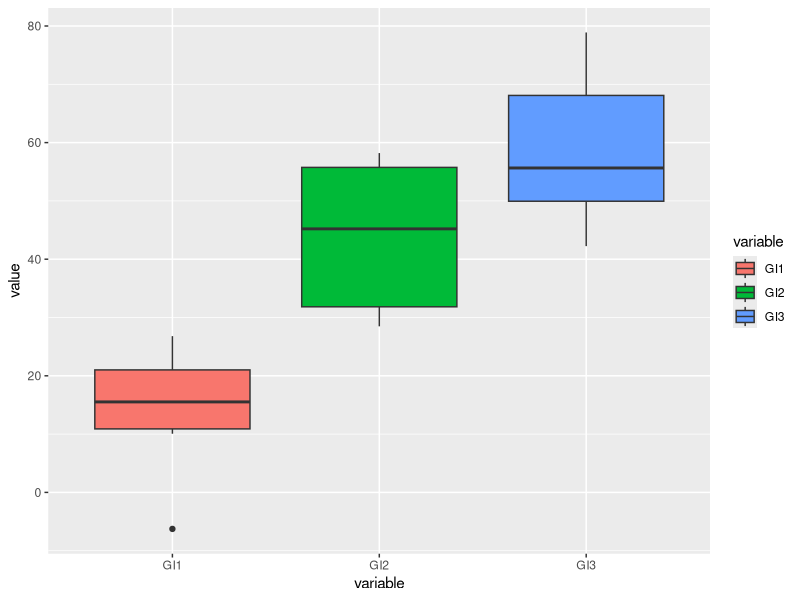
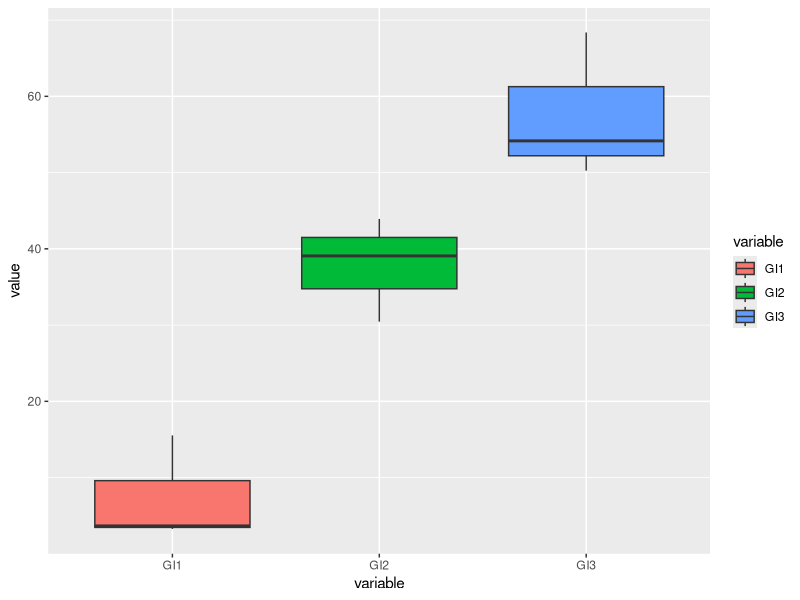
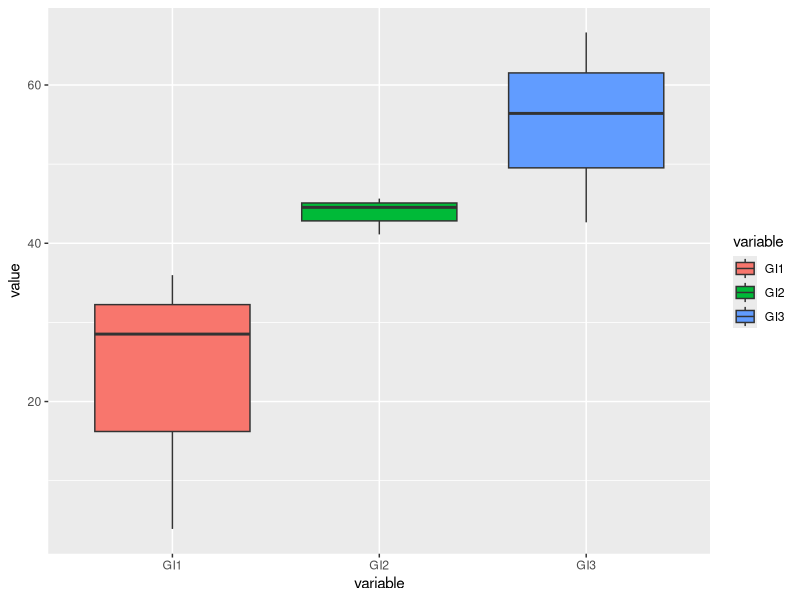
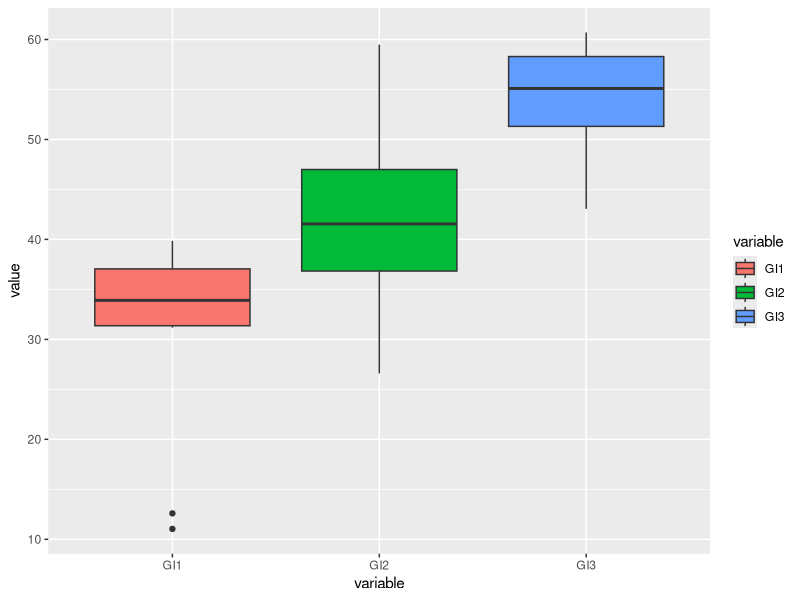
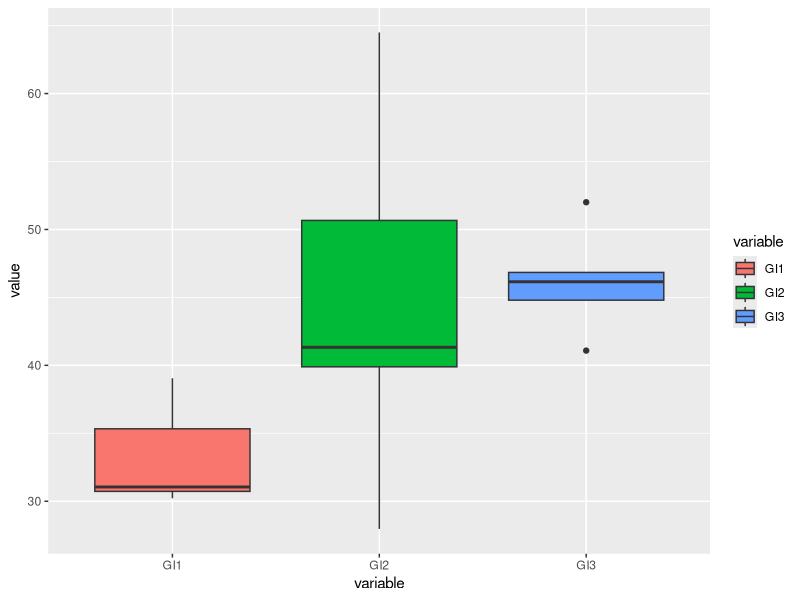
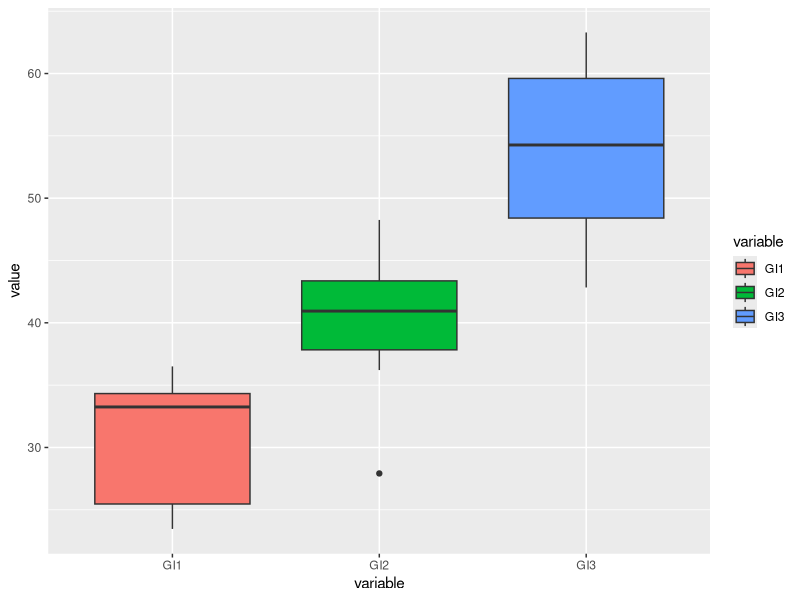

These figures' R source, in order:
## ---- chunk 1
setwd("~/Documents/UVM_2018/BIO381")
library(ggplot2)

# Here I am going to create a function that will create a normal distribution based on parameters I gathered from the literature about my experiment

dataCreate <- function(mean1=10,mean2=40,mean3=60,n1=10,n2=10,n3=10,sd1=10,sd2=10,sd3=10){
  mydf <- data.frame(GI1=rnorm(mean=mean1,n=n1,sd=sd1), GI2=rnorm(mean=mean2,n=n2,sd=sd2), GI3=rnorm(mean=mean3,n=n3,sd=sd3))
  return(mydf)
}
myDF <- dataCreate()
myDF

str(myDF)

# Convert dataframe into a usable form for ANOVA

library(reshape2)
myDF2 <- melt(myDF)

myDF2

# Now I am going to run an ANOVA on the dataframe to see if there is significance

ANO <- aov(value~variable,data=myDF2)
print(ANO)
summary(ANO)[[1]][["Pr(>F)"]][1]
str(summary(ANO))


# Plot the data to visualize

ANOPlot <- ggplot(data=myDF2,aes(x=variable,y=value,fill=variable)) + 
                    geom_boxplot()

print(ANOPlot)

## ---- chunk 2
#             Df Sum Sq Mean Sq F value   Pr(>F)    
# variable     2  14277    7139   44.52 2.83e-09 ***
# Residuals   27   4330     160                     
# ---
# Signif. codes:  0 ‘***’ 0.001 ‘**’ 0.01 ‘*’ 0.05 ‘.’ 0.1 ‘ ’ 1

#             Df Sum Sq Mean Sq F value   Pr(>F)    
# variable     2  11847    5923   60.38 1.08e-10 ***
# Residuals   27   2649      98                     
# ---
# Signif. codes:  0 ‘***’ 0.001 ‘**’ 0.01 ‘*’ 0.05 ‘.’ 0.1 ‘ ’ 1

#             Df Sum Sq Mean Sq F value   Pr(>F)    
# variable     2  10688    5344   33.06 5.52e-08 ***
# Residuals   27   4365     162                     
# ---
# Signif. codes:  0 ‘***’ 0.001 ‘**’ 0.01 ‘*’ 0.05 ‘.’ 0.1 ‘ ’ 1
## ---- chunk 3

myDF <- dataCreate(n1=3,n2=3,n3=3)
myDF

str(myDF)

# Convert dataframe into a usable form for ANOVA

library(reshape2)
myDF2 <- melt(myDF)

myDF2

# Now I am going to run an ANOVA on the dataframe to see if there is significance

ANO <- aov(value~variable,data=myDF2)
print(ANO)
summary(ANO)

# Plot the data to visualize

ANOPlot <- ggplot(data=myDF2,aes(x=variable,y=value,fill=variable)) + 
                    geom_boxplot()
print(ANOPlot)

## ---- chunk 4
#             Df Sum Sq Mean Sq F value  Pr(>F)   
# variable     2   2263  1131.5   20.39 0.00211 **
# Residuals    6    333    55.5                   
# ---
# Signif. codes:  0 ‘***’ 0.001 ‘**’ 0.01 ‘*’ 0.05 ‘.’ 0.1 ‘ ’ 1
# 
#             Df Sum Sq Mean Sq F value   Pr(>F)    
# variable     2   3660  1829.9   63.31 9.26e-05 ***
# Residuals    6    173    28.9                     
# ---
# Signif. codes:  0 ‘***’ 0.001 ‘**’ 0.01 ‘*’ 0.05 ‘.’ 0.1 ‘ ’ 1
# 
#             Df Sum Sq Mean Sq F value  Pr(>F)   
# variable     2   4906  2453.2   14.67 0.00489 **
# Residuals    6   1003   167.2                   
# ---
# Signif. codes:  0 ‘***’ 0.001 ‘**’ 0.01 ‘*’ 0.05 ‘.’ 0.1 ‘ ’ 1
## ---- chunk 5

myDF <- dataCreate(n1=3,n2=3,n3=3,mean1 = 30,mean2 = 40,mean3 = 50)
myDF

str(myDF)

# Convert dataframe into a usable form for ANOVA

library(reshape2)
myDF2 <- melt(myDF)

myDF2

# Now I am going to run an ANOVA on the dataframe to see if there is significance

ANO <- aov(value~variable,data=myDF2)
print(ANO)
summary(ANO)

# Plot the data to visualize

ANOPlot <- ggplot(data=myDF2,aes(x=variable,y=value,fill=variable)) + 
                    geom_boxplot()
print(ANOPlot)

## ---- chunk 6

#             Df Sum Sq Mean Sq F value Pr(>F)  
# variable     2 1329.9   664.9   5.731 0.0406 *
# Residuals    6  696.2   116.0                 
# ---
# Signif. codes:  0 ‘***’ 0.001 ‘**’ 0.01 ‘*’ 0.05 ‘.’ 0.1 ‘ ’ 1
# 
#             Df Sum Sq Mean Sq F value Pr(>F)  
# variable     2  525.0  262.49   3.632 0.0926 .
# Residuals    6  433.7   72.28                 
# ---
# Signif. codes:  0 ‘***’ 0.001 ‘**’ 0.01 ‘*’ 0.05 ‘.’ 0.1 ‘ ’ 1
# 
#             Df Sum Sq Mean Sq F value Pr(>F)  
# variable     2  404.8  202.38   3.555 0.0959 .
# Residuals    6  341.6   56.93                 
# ---
# Signif. codes:  0 ‘***’ 0.001 ‘**’ 0.01 ‘*’ 0.05 ‘.’ 0.1 ‘ ’ 1

## ---- chunk 7

myDF <- dataCreate(n1=10,n2=10,n3=10,mean1 = 30,mean2 = 40,mean3 = 50)
myDF

str(myDF)

# Convert dataframe into a usable form for ANOVA

library(reshape2)
myDF2 <- melt(myDF)

myDF2

# Now I am going to run an ANOVA on the dataframe to see if there is significance

ANO <- aov(value~variable,data=myDF2)
print(ANO)
summary(ANO)

# Plot the data to visualize

ANOPlot <- ggplot(data=myDF2,aes(x=variable,y=value,fill=variable)) + 
                    geom_boxplot()
print(ANOPlot)

## ---- chunk 8

#             Df Sum Sq Mean Sq F value   Pr(>F)    
# variable     2   3359  1679.5    14.4 5.54e-05 ***
# Residuals   27   3148   116.6                     
# ---
# Signif. codes:  0 ‘***’ 0.001 ‘**’ 0.01 ‘*’ 0.05 ‘.’ 0.1 ‘ ’ 1
# 
#             Df Sum Sq Mean Sq F value   Pr(>F)    
# variable     2   2228  1114.1      16 2.61e-05 ***
# Residuals   27   1880    69.6                     
# ---
# Signif. codes:  0 ‘***’ 0.001 ‘**’ 0.01 ‘*’ 0.05 ‘.’ 0.1 ‘ ’ 1
# 
#             Df Sum Sq Mean Sq F value Pr(>F)  
# variable     2  603.5  301.73   3.474 0.0454 *
# Residuals   27 2345.2   86.86                 
# ---
# Signif. codes:  0 ‘***’ 0.001 ‘**’ 0.01 ‘*’ 0.05 ‘.’ 0.1 ‘ ’ 1

## ---- chunk 9
myDF <- dataCreate(n1=5,n2=5,n3=5,mean1 = 30,mean2 = 40,mean3 = 50)
myDF

str(myDF)

# Convert dataframe into a usable form for ANOVA

library(reshape2)
myDF2 <- melt(myDF)

myDF2

# Now I am going to run an ANOVA on the dataframe to see if there is significance

ANO <- aov(value~variable,data=myDF2)
print(ANO)
summary(ANO)

# Plot the data to visualize

ANOPlot <- ggplot(data=myDF2,aes(x=variable,y=value,fill=variable)) + 
                    geom_boxplot()
print(ANOPlot)

## ---- chunk 10
#             Df Sum Sq Mean Sq F value Pr(>F)
# variable     2  236.6  118.32   1.246  0.322
# Residuals   12 1139.8   94.98         
# 
#             Df Sum Sq Mean Sq F value Pr(>F)
# variable     2  441.4   220.7   1.531  0.256
# Residuals   12 1729.7   144.1       
# 
#             Df Sum Sq Mean Sq F value  Pr(>F)   
# variable     2   1599   799.4   8.084 0.00598 **
# Residuals   12   1187    98.9                   
# ---
# Signif. codes:  0 ‘***’ 0.001 ‘**’ 0.01 ‘*’ 0.05 ‘.’ 0.1 ‘ ’ 1
## ---- chunk 11
myDF <- dataCreate(n1=7,n2=7,n3=7,mean1 = 30,mean2 = 40,mean3 = 50)
myDF

str(myDF)

# Convert dataframe into a usable form for ANOVA

library(reshape2)
myDF2 <- melt(myDF)

myDF2

# Now I am going to run an ANOVA on the dataframe to see if there is significance

ANO <- aov(value~variable,data=myDF2)
print(ANO)
summary(ANO)

# Plot the data to visualize

ANOPlot <- ggplot(data=myDF2,aes(x=variable,y=value,fill=variable)) + 
                    geom_boxplot()
print(ANOPlot)
## ---- chunk 12
#             Df Sum Sq Mean Sq F value  Pr(>F)   
# variable     2   1174   586.8   8.887 0.00207 **
# Residuals   18   1188    66.0                   
# ---
# Signif. codes:  0 ‘***’ 0.001 ‘**’ 0.01 ‘*’ 0.05 ‘.’ 0.1 ‘ ’ 1
# 
#             Df Sum Sq Mean Sq F value Pr(>F)  
# variable     2  858.8   429.4   4.979  0.019 *
# Residuals   18 1552.3    86.2                 
# ---
# Signif. codes:  0 ‘***’ 0.001 ‘**’ 0.01 ‘*’ 0.05 ‘.’ 0.1 ‘ ’ 1
# 
#             Df Sum Sq Mean Sq F value  Pr(>F)   
# variable     2   1156   577.7   9.183 0.00178 **
# Residuals   18   1132    62.9                   
# ---
# Signif. codes:  0 ‘***’ 0.001 ‘**’ 0.01 ‘*’ 0.05 ‘.’ 0.1 ‘ ’ 1
## ---- chunk 13
###################################################
# FUNCTION: ANOVA
# Runs an ANOVA on a dataframe of values
# input: dataframe
# output: summary of ANOVA
ANOVA <- function(data=as.data.frame(matrix(data=1:12,nrow=4))){
  library(reshape2)
  myDF2 <- melt(myDF)
  ANO <- aov(value~variable,data=myDF2)
  return(summary(ANO))
}
###################################################
ANOVA()

## ---- chunk 14
# First run both functions
dataCreate <- function(mean1=10,mean2=40,mean3=60,n1=10,n2=10,n3=10,sd1=10,sd2=10,sd3=10){
  mydf <- data.frame(GI1=rnorm(mean=mean1,n=n1,sd=sd1), GI2=rnorm(mean=mean2,n=n2,sd=sd2), GI3=rnorm(mean=mean3,n=n3,sd=sd3))
  return(mydf)
}
ANOVA <- function(data=as.data.frame(matrix(data=1:12,nrow=4))){
  library(reshape2)
  suppressMessages(expr = myDF2 <- melt(data))
  ANO <- aov(value~variable,data=myDF2)
  return(summary(ANO))
}

###################################################
# FUNCTION: simulation
# Creates 10 distributions of data, runs and ANOVA on each
# input: parameters for distributions and the number of simulations
# output: summary of ANOVAs
simulation <- function(mean1=10,mean2=40,mean3=60,n1=10,n2=10,n3=10,sd1=10,sd2=10,sd3=10,nsim=1000){
  results <- vector()
  for(i in 1:nsim){
    mydf <- dataCreate(mean1=mean1,mean2=mean2,mean3=mean3,n1=n1,n2=n2,n3=n3,sd1=sd1,sd2=sd2,sd3=sd3)
    anosum <- ANOVA(data=mydf)
    anosumpval <- anosum[[1]][["Pr(>F)"]][1]
    results <- c(results, anosumpval)
  }
  sigpval <- sum(results <= 0.05)
  return(sigpval)
}
###################################################

## ---- chunk 15
simulation(n1=5,n2=5,n3=5,mean1 = 30,mean2 = 40,mean3 = 50)
